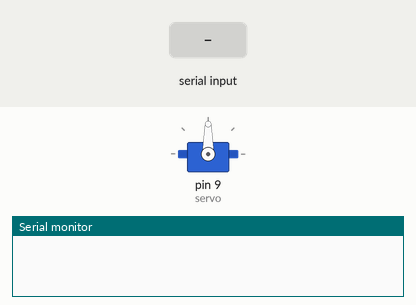
This sketch was run on a simulated Arduino Uno, built with avr-gcc and run on an emulated ATmega328P. Shown: servo, the last lines printed to the serial monitor. The test bench sets the inputs (shaded band).

Above: at 1.2 s.
1.3 s: "o" received over Serial
At 2.5 s:
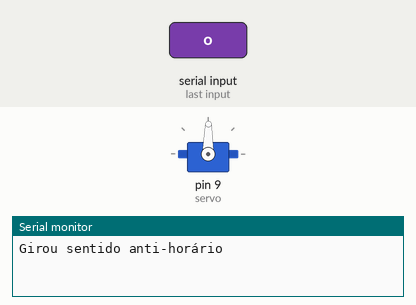
2.8 s: "p" received over Serial
At 3.8 s:
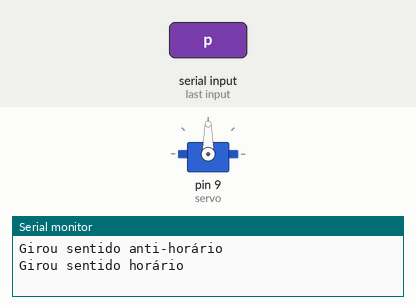
Timing chart, 0 to 5.8 s (numbered marks = the images above; inputs shaded):
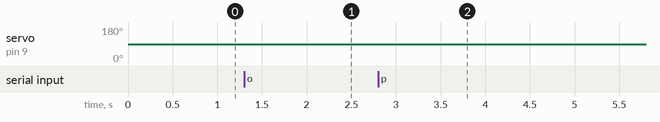

The sketch:

servo-9g.ino
```cpp
#include <Servo.h>

#define TEMPO_DE_ESPERA_DO_GIRO 2

Servo servo;

int anguloAtual = 90;
void setup() {
  Serial.begin(9600);
  servo.attach(9);
}

void loop() {
  char ch = Serial.read();

  switch(ch) {
    case 'o':
      girarAntiHorario();
      break;
    case 'p':
      girarHorario();
      break;
    case 'c':
      centralizar();
      break;
  }
}

void girarAntiHorario() {
  if(podeGirar(anguloAtual-1)) {
    Serial.println("Girou sentido anti-horário");
    anguloAtual--;
    servo.write(anguloAtual);
    esperaGirar();
  }
}
void girarHorario() {
  if(podeGirar(anguloAtual+1)) {
    Serial.println("Girou sentido horário");
    anguloAtual++;
    servo.write(anguloAtual);
    esperaGirar();
  }
}

void centralizar() {
  anguloAtual = 90;
  servo.write(anguloAtual);
  esperaGirar();
}

boolean podeGirar(int anguloPretendido) {
  boolean avancou = anguloPretendido >=0 and anguloPretendido <= 180;
  if(!avancou) {
    Serial.println("Não pode mais girar. Chegou ao limite");
    Serial.print("Ângulo atual: ");
    Serial.println(anguloAtual);
    Serial.print("Ângulo pretendido: ");
    Serial.println(anguloPretendido);
  }
  return avancou;
}

void esperaGirar() {
  delay(TEMPO_DE_ESPERA_DO_GIRO);
}
```

Measured:
- after the input at 1.3 s, servo on pin 9 (servo): 90° → 89° at once
- after the input at 2.8 s, servo on pin 9 (servo): 89° → 90° at once
